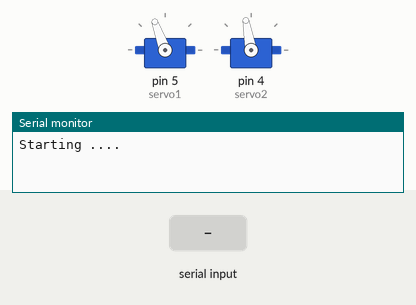
This sketch was run on a simulated Arduino Uno, built with avr-gcc and run on an emulated ATmega328P. Parts: 2 × servo, the last lines printed to the serial monitor. The inputs (shaded band) are chosen by the test bench.

Above: at 1.2 s.
1.3 s: "X90\n" received over Serial
At 2.5 s:
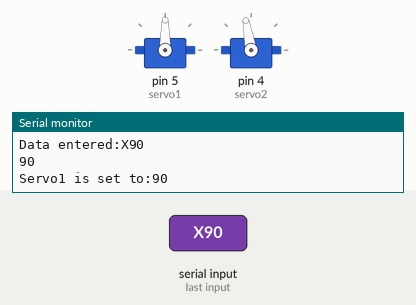
2.9 s: "X,45\n" received over Serial
At 3.7 s:
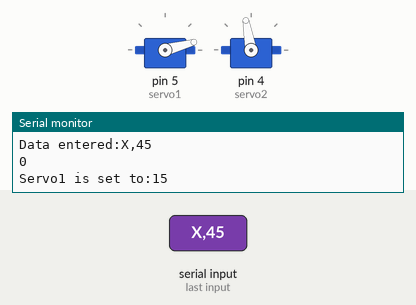
4.5 s: "Y90\n" received over Serial
At 4.9 s:
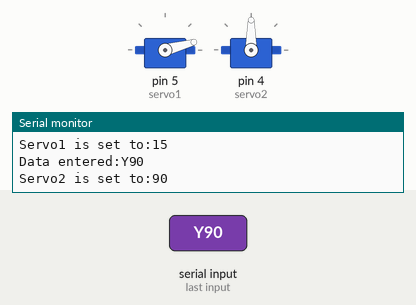
6.1 s: "x90\n" received over Serial
At 7.3 s:
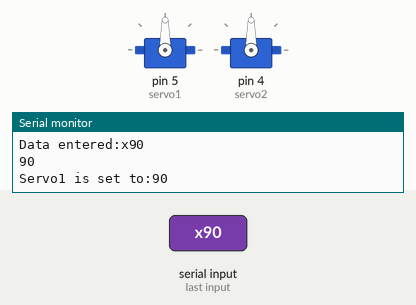
7.7 s: "Y,45\n" received over Serial
At 8.5 s:
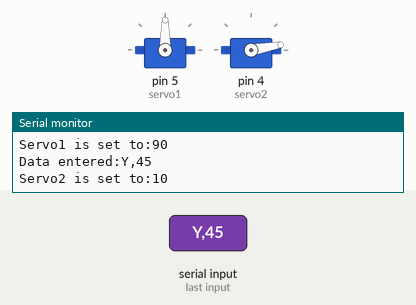
9.3 s: "x,45\n" received over Serial
At 9.8 s:
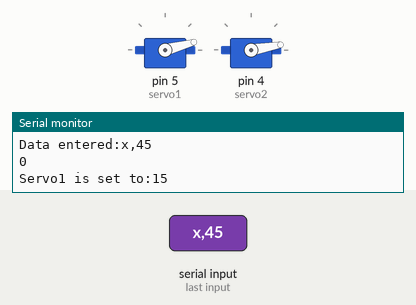
Timing chart, 0 to 11.9 s (numbered marks = the images above; inputs shaded):
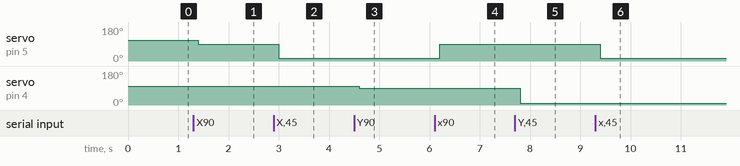

Measured:
- after the input at 1.3 s, servo on pin 5 (servo1): 110° → 90° after 0.10 s
- after the input at 2.9 s, servo on pin 5 (servo1): 90° → 15° after 0.10 s
- after the input at 4.5 s, servo on pin 4 (servo2): 100° → 90° after 0.10 s
- after the input at 6.1 s, servo on pin 5 (servo1): 15° → 90° after 0.10 s
- after the input at 7.7 s, servo on pin 4 (servo2): 90° → 10° after 0.10 s
- after the input at 9.3 s, servo on pin 5 (servo1): 90° → 15° after 0.10 s

The sketch:

Rover_One_Servo_tst.ino
```cpp
// # Editor    : Steven Griset
// # Data      : 08.08.2016
// # Servo text for Rover One autonmous vehical
// # Test the pan\tilt mast mechanism for Rover One using the standard Arduino Servo libaries
// # Servo One is the x axis (bottom servo) and Servo Two is the y axis (top servo)
// # Usage is either X or x followed by a number between 15 and 170 then a Y or y followed by a number between 10 and 160
// # Example x160 y100, error handling is minmal and will often set the system to minmal values :-(
// *****************************************************************************************************************************


#include <Servo.h>

char buffer[10];
Servo servo1;    //Create a servo object
Servo servo2;    //Create a second servo object

void setup(){
  servo1.attach(5);    //Attaches the servo on pin 5 to the servo1 object
  servo2.attach(4);    //Attaches the servo on pin 4 to the servo2 object
  Serial.begin(9600);
  Serial.flush();
  servo1.write(110);    // Put servo1 at home position
  servo2.write(100);    // Put servo2 at home position
  Serial.println("Starting ....");
}

void loop(){
  if(Serial.available() >0){
    //check if data has been entered
    int index=0;
    delay(100);    //Let the buffer fill up
    int numChar = Serial.available();    //Find the string length
    if(numChar >10){
      numChar =10;
    }
    while(numChar--){
      //Fill the buffer with the string
      buffer[index++] = Serial.read();
    }
    spiltString(buffer);    //Run splitString function
  }
}

void spiltString(char* data){
  Serial.print("Data entered:");
  Serial.println(data);
  char* parameter;
  parameter =strtok(data, " ,");  //String to token
  while(parameter != NULL){
    //if we haven't reached the end of the string...
    setServo(parameter);  //run the setServo function
    parameter =strtok(NULL, " ,");  //String to token
  }
  //Clear the text and serial buffers
  for(int x =0; x <9; x++){
    buffer[x] ='\0';
  }
 Serial.flush();

}

void setServo(char* data){
  if((data[0] =='X') || (data[0] =='x')){
    long firstVal = strtol(data+1, NULL, 10);    //String to long integer
    Serial.println(firstVal);
    firstVal = constrain(firstVal, 15, 170);  //Constrain values
    servo1.write(firstVal);
    Serial.print("Servo1 is set to:");
    Serial.println(firstVal);
    }
  if ((data[0] =='Y') || (data[0] =='y')){
    long secondVal = strtol(data+1,NULL, 10);  //String to long integer
    secondVal = constrain(secondVal, 10, 160);  //Constrain the values
    servo2.write(secondVal);
    Serial.print("Servo2 is set to:");
    Serial.println(secondVal);
    }
}
```
